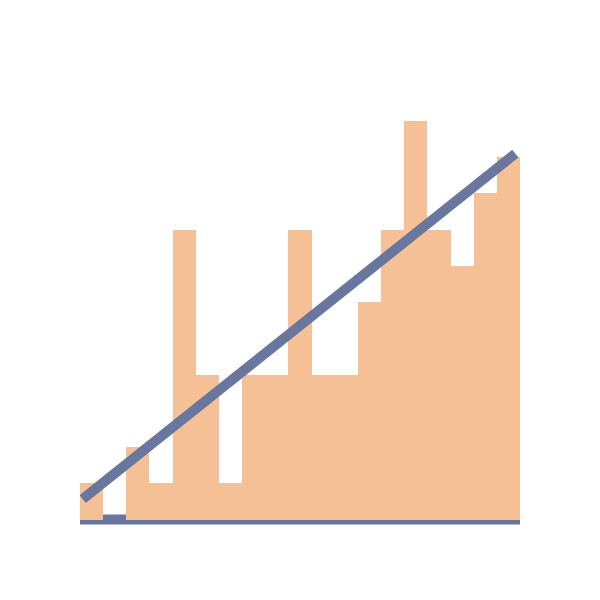

Here is the notebook cell this chart was saved with:
### Code cell
wd = 10
fig = go.Figure()
fig.add_trace(go.Histogram(
    x=data,
    nbinsx=40,
    marker_color=hist_color,
    histnorm='probability density',
))
fig.add_trace(go.Scatter(
    x=x,
    y=y, 
    marker_color = showline_color,
    line_width=wd,
))
fig.update_layout(height=600, 
                  width=600, 
                  plot_bgcolor=plot_bgcolor_,
                  paper_bgcolor=plot_bgcolor_,
                  xaxis_showgrid=False, 
                  yaxis_showgrid=False,
                  showlegend=False
                 )

fig.update_xaxes(tickvals = [],
                 showline=False, 
                 linewidth=wd, 
                 linecolor=showline_color,
                 zeroline=False,
                 zerolinecolor=showline_color,
                 zerolinewidth=wd)
fig.update_yaxes(tickvals = [],
                 showline=False, 
                 linewidth=wd, 
                 linecolor=showline_color,
                 zeroline=True,
                 zerolinecolor=showline_color,
                 zerolinewidth=wd)
    
fig.show()

fig.write_image(option + '.pdf')
